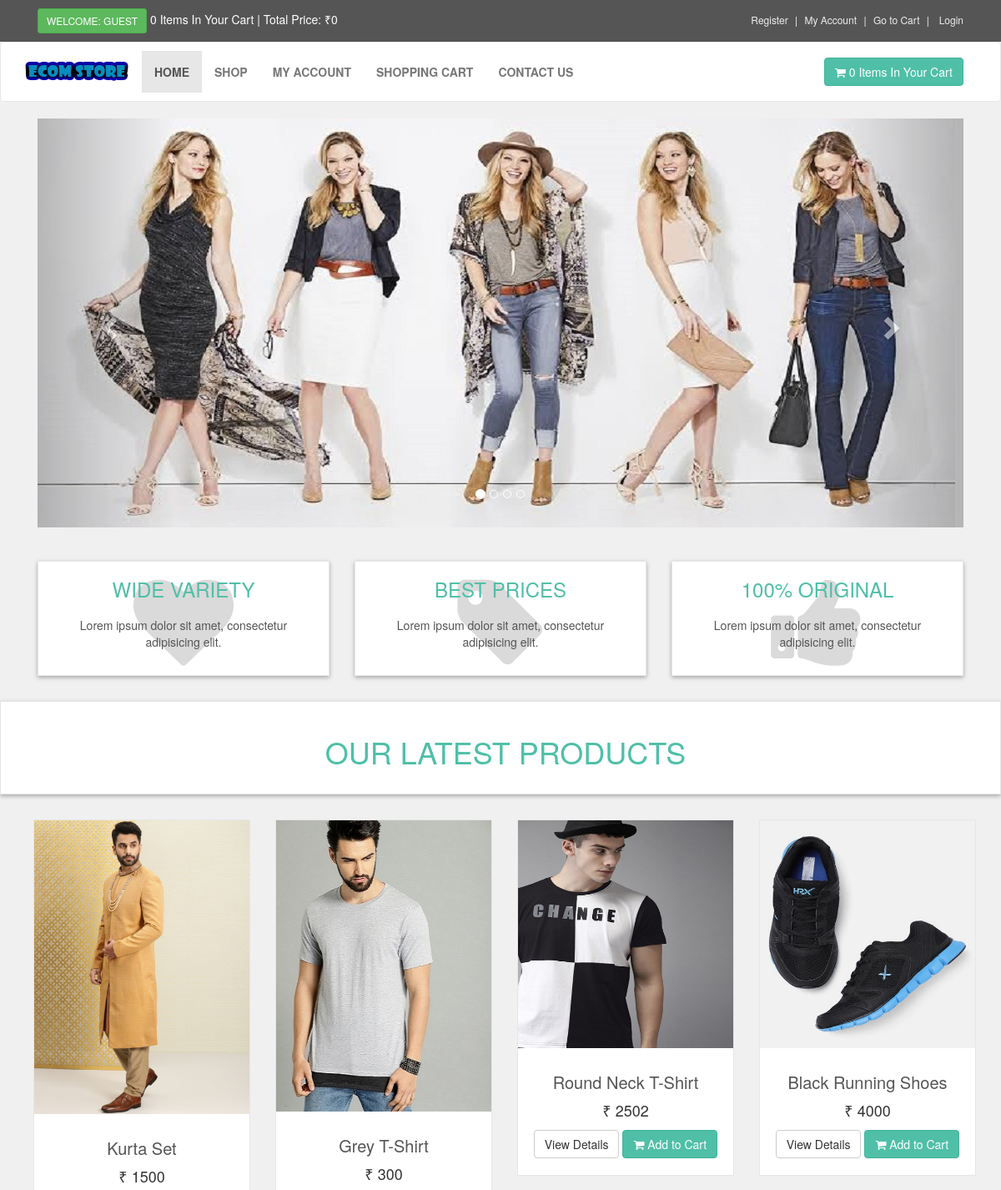
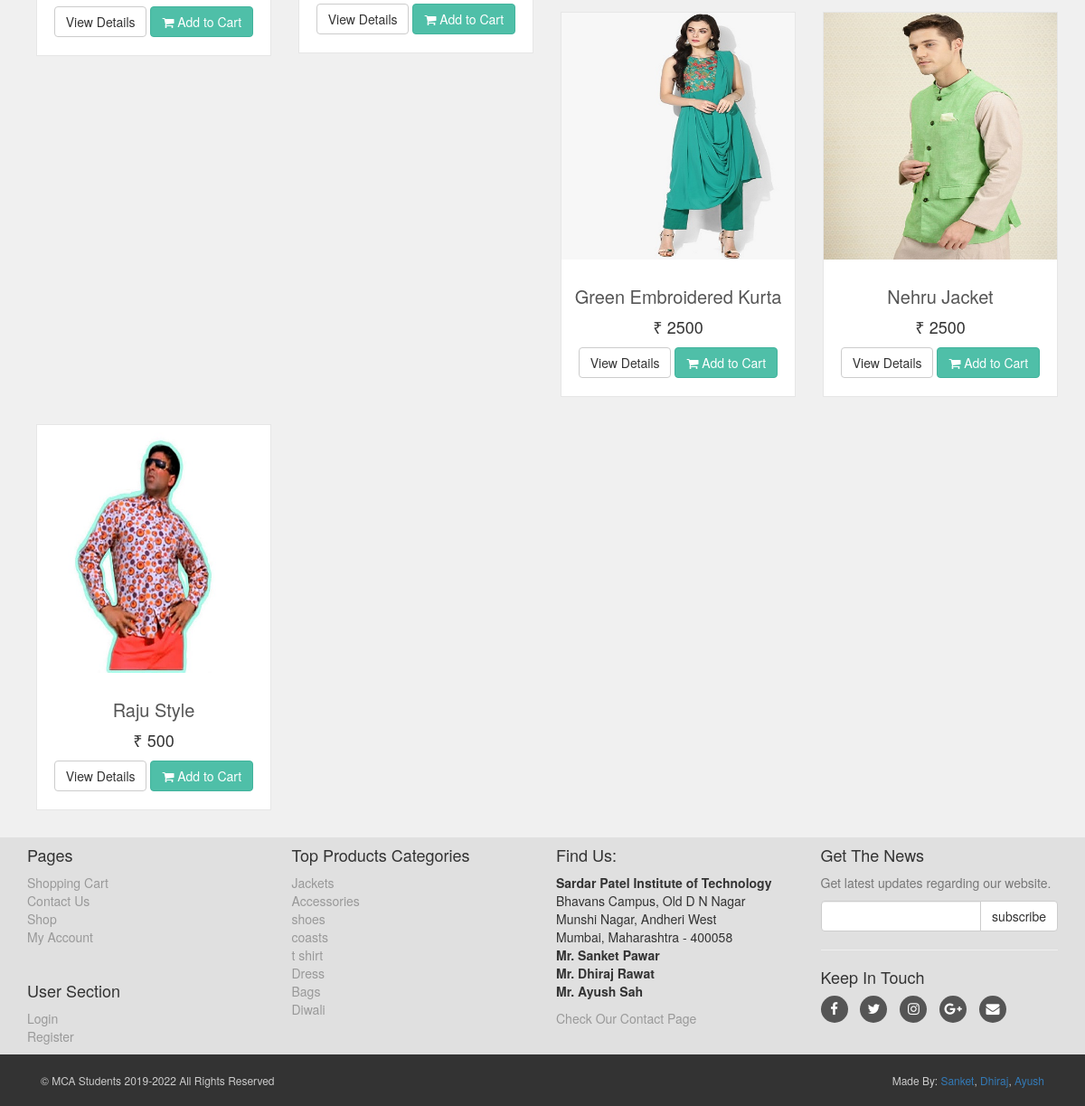
The page / on the database its author committed (2 pictures, top to bottom).
### tables this page shows
CREATE TABLE `slider` (
  `slide_id` int(10) NOT NULL,
  `slide_name` varchar(255) NOT NULL,
  `slide_image` text NOT NULL,
  `slide_url` varchar(255) NOT NULL
);

CREATE TABLE `product` (
  `product_id` int(10) NOT NULL,
  `p_cat_id` int(10) NOT NULL,
  `cat_id` int(10) NOT NULL,
  `manufacturer_id` int(10) NOT NULL,
  `date` timestamp NOT NULL DEFAULT current_timestamp() ON UPDATE current_timestamp(),
  `product_title` text NOT NULL,
  `product_img1` text NOT NULL,
  `product_img2` text NOT NULL,
  `product_img3` text NOT NULL,
  `product_price` text NOT NULL,
  `product_keywords` text NOT NULL,
  `product_desc` text NOT NULL
);

CREATE TABLE `product_categories` (
  `p_cat_id` int(10) NOT NULL,
  `p_cat_title` text NOT NULL,
  `p_cat_desc` text NOT NULL
);

### functions/functions.php (the view, shortened to what this page needs)
<?php
$db = mysqli_connect("localhost","root","","id11385548_website");
function getRealIpUser(){
    switch(true){
            default : return $_SERVER['REMOTE_ADDR'];
    }
}
function getPro(){
    global $db;
    $get_products = "select * from product order by 1 DESC LIMIT 0,8";
    $run_products = mysqli_query($db,$get_products);
    while($row_products=mysqli_fetch_array($run_products)){
        $pro_id = $row_products['product_id'];
        $pro_title = $row_products['product_title'];
        $pro_price = $row_products['product_price'];
        $pro_img1 = $row_products['product_img1'];
        echo "
        <div class='col-md-4 col-sm-6 single'>
            <div class='product'>
                <a href='details.php?pro_id=$pro_id'>
                    <img class='img-responsive' src='admin_area/product_images/$pro_img1'>
                </a>
                <div class='text'>
                    <h3>
                        <a href='details.php?pro_id=$pro_id'>
                            $pro_title
                        </a>
                    </h3>
                    <p class='price'>
                        ₹ $pro_price
                    </p>
                    <p class='button'>
                        <a class='btn btn-default' href='details.php?pro_id=$pro_id'>
                            View Details
                        </a>
                        <a class='btn btn-primary' href='details.php?pro_id=$pro_id'>
                            <i class='fa fa-shopping-cart'></i> Add to Cart
                        </a>
                    </p>
                </div>
            </div>
        </div>
        ";
    }
}
function items(){
    global $db;
    $ip_add = getRealIpUser();
    $get_items = "select * from cart where ip_add='$ip_add'";
    $run_items = mysqli_query($db,$get_items);
    $count_items = mysqli_num_rows($run_items);
    echo $count_items;
}
function total_price(){
    $total = 0;
    echo "₹" . $total;
}
?>

### index.php (shortened to what this page needs)
<?php
include("includes/header.php");
?>
    <div class="container" id="slider">
        <div class="col-md-12">
            <div class="carousel slide" id="myCarousel" data-ride="carousel">
                <ol class="carousel-indicators">
                    <li class="active" data-target="#myCarousel" data-slide-to="0"></li>
                    <li data-target="#myCarousel" data-slide-to="1"></li>
                    <li data-target="#myCarousel" data-slide-to="2"></li>
                    <li data-target="#myCarousel" data-slide-to="3"></li>
                </ol>
                <div class="carousel-inner">
                    <?php
                    $get_slides = "select * from slider LIMIT 0,1";
                    $run_slides = mysqli_query($con,$get_slides);
                    while($row_slides=mysqli_fetch_array($run_slides)){
                        $slide_image = $row_slides['slide_image'];
                        $slide_url = $row_slides['slide_url'];
                        echo "
                        <div class='item active'>
                            <a href='$slide_url'>
                                <img src='admin_area/slides_images/$slide_image'>
                            </a>
                        </div>
                        ";
                    }
                    ?>
                </div>
                <a href="#myCarousel" class="left carousel-control" data-slide="prev">
                    <span class="glyphicon glyphicon-chevron-left"></span>
                </a>
                <a href="#myCarousel" class="right carousel-control" data-slide="next">
                    <span class="glyphicon glyphicon-chevron-right"></span>
                </a>
            </div>
        </div>
    </div>
    <div id="advantages">
        <div class="container">
            <div class="same-height-row">
                <div class="col-sm-4">
                    <div class="box same-height">
                        <div class="icon">
                            <i class="fa fa-heart"></i>
                        </div>
                        <h3><a href="#">Wide Variety</a></h3>
                        <p>Lorem ipsum dolor sit amet, consectetur adipisicing elit.</p>
                    </div>
                </div>
                <div class="col-sm-4">
                    <div class="box same-height">
                        <div class="icon">
                            <i class="fa fa-tag"></i>
                        </div>
                        <h3><a href="#">Best Prices</a></h3>
                        <p>Lorem ipsum dolor sit amet, consectetur adipisicing elit.</p>
                    </div>
                </div>
                <div class="col-sm-4">
                    <div class="box same-height">
                        <div class="icon">
                            <i class="fa fa-thumbs-up"></i>
                        </div>
                        <h3><a href="#">100% Original</a></h3>
                        <p>Lorem ipsum dolor sit amet, consectetur adipisicing elit.</p>
                    </div>
                </div>
            </div>
        </div>
    </div>
    <div id="hot">
        <div class="box">
            <div class="container">
                <div class="col-md-12">
                    <h2>
                        Our Latest Products
                    </h2>
                </div>
            </div>
        </div>
    </div>
    <div id="content" class="container">
        <div class="row">
            <?php
            getPro();
            ?>
        </div>
    </div>
    <?php
    include("includes/footer.php");
    ?>
</body>
</html>

### includes/footer.php (shortened to what this page needs)
<div id="footer">
    <div class="container">
        <div class="row">
            <div class="col-sm-6 col-md-3">
                <ul>
                   <h4>Pages</h4>
                    <li><a href="cart.php">Shopping Cart</a></li>
                    <li><a href="contact.php">Contact Us</a></li>
                    <li><a href="shop.php">Shop</a></li>
                    <li><a href="customer/my_account.php">My Account</a></li>
                </ul>
                <br>
                <h4>User Section</h4>
                <ul>
                    <?php
                                if(!isset($_SESSION['customer_email'])){
                                    echo "<a href='checkout.php'>Login</a>";
                                }else{
                                    echo "<a href='customer/my_account.php?myorders'>My Account</a>";
                                }
                            ?>
                    <li><a href="customer_register.php">Register</a></li>
                </ul>
            </div>
            <div class="col-sm-6 col-md-3">
                <h4>Top Products Categories</h4>
                <ul>
                <?php
                        $get_p_cats = "select * from product_categories";
                        $run_p_cats = mysqli_query($con,$get_p_cats);
                        while($row_p_cats=mysqli_fetch_array($run_p_cats)){
                            $p_cat_id = $row_p_cats['p_cat_id'];
                            $p_cat_title = $row_p_cats['p_cat_title'];
                            echo "
                                <li>
                                    <a href='shop.php?p_cat=$p_cat_id'>
                                        $p_cat_title
                                    </a>
                                </li>
                            ";
                        }
                    ?>
                </ul>
            </div>
            <div class="col-sm-6 col-md-3">
                <h4>Find Us:</h4>
                <p>
                    <strong>Sardar Patel Institute of Technology</strong>
                    <br>Bhavans Campus, Old D N Nagar
                    <br>Munshi Nagar, Andheri West
                    <br>Mumbai, Maharashtra - 400058
                    <br><strong>Mr. Sanket Pawar</strong>&nbsp;<br><strong>Mr. Dhiraj Rawat</strong>&nbsp;<br><strong>Mr. Ayush Sah</strong>
                </p>
                <a href="contact.php">Check Our Contact Page</a>
            </div>
                <div class="col-sm-6 col-md-3">
                    <h4>Get The News</h4>
                    <p class="text-muted">
                        Get latest updates regarding our website.
                    </p>
                    <form action="" method="post">
                        <div class="input-group">
                            <input type="text" class="form-control" name="email">
                            <span class="input-group-btn">
                                <input type="submit" value="subscribe" class="btn btn-default">
                            </span>
                        </div>
                    </form>
                    <hr>
                    <h4>Keep In Touch</h4>
                    <p class="social">
                        <a href="#" class="fa fa-facebook"></a>
                        <a href="#" class="fa fa-twitter"></a>
                        <a href="#" class="fa fa-instagram"></a>
                        <a href="#" class="fa fa-google-plus"></a>
                        <a href="#" class="fa fa-envelope"></a>
                    </p>
                </div>
        </div>
    </div>
</div>
<div id="copyright">
    <div class="container">
        <div class="col-md-6">
            <p class="pull-left">&copy; MCA Students 2019-2022 All Rights Reserved</p>
        </div>
        <div class="col-md-6">
            <p class="pull-right"> Made By: <a href="https://www.facebook.com/pavarsanket">Sanket</a>, <a href="https://www.facebook.com/Dhirajsinghrawat">Dhiraj</a>, <a href="https://www.facebook.com/Sah.Ayush">Ayush</a></p>
        </div>
    </div>
</div>

### rows shown on the page
slider: slide_image (picture)
product: product_img1 (picture), product_title "Kurta Set", product_price "1500"
product: product_img1 (picture), product_title "Grey T-Shirt", product_price "300"
product: product_img1 (picture), product_title "Round Neck T-Shirt", product_price "2502"
product: product_img1 (picture), product_title "Black Running Shoes", product_price "4000"
product: product_img1 (picture), product_title "Green Embroidered Kurta", product_price "2500"
product: product_img1 (picture), product_title "Nehru Jacket", product_price "2500"
product: product_img1 (picture), product_title "Raju Style", product_price "500"
product_categories: p_cat_title "Jackets"
product_categories: p_cat_title "Accessories"
product_categories: p_cat_title "shoes"
product_categories: p_cat_title "coasts"
product_categories: p_cat_title "t shirt"
product_categories: p_cat_title "Dress"
product_categories: p_cat_title "Bags"
product_categories: p_cat_title "Diwali"

### other values the page prints
$count_items "0 0"
$total "0"
